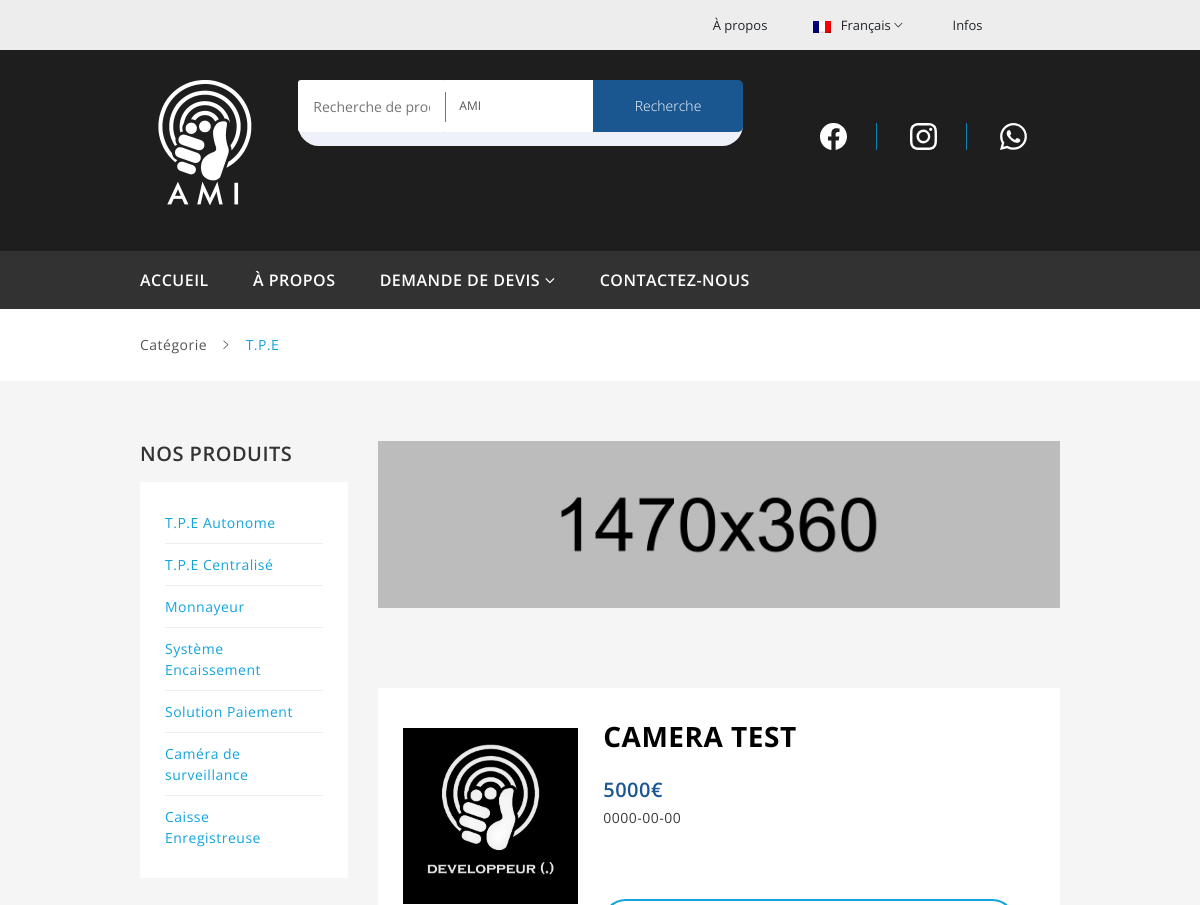
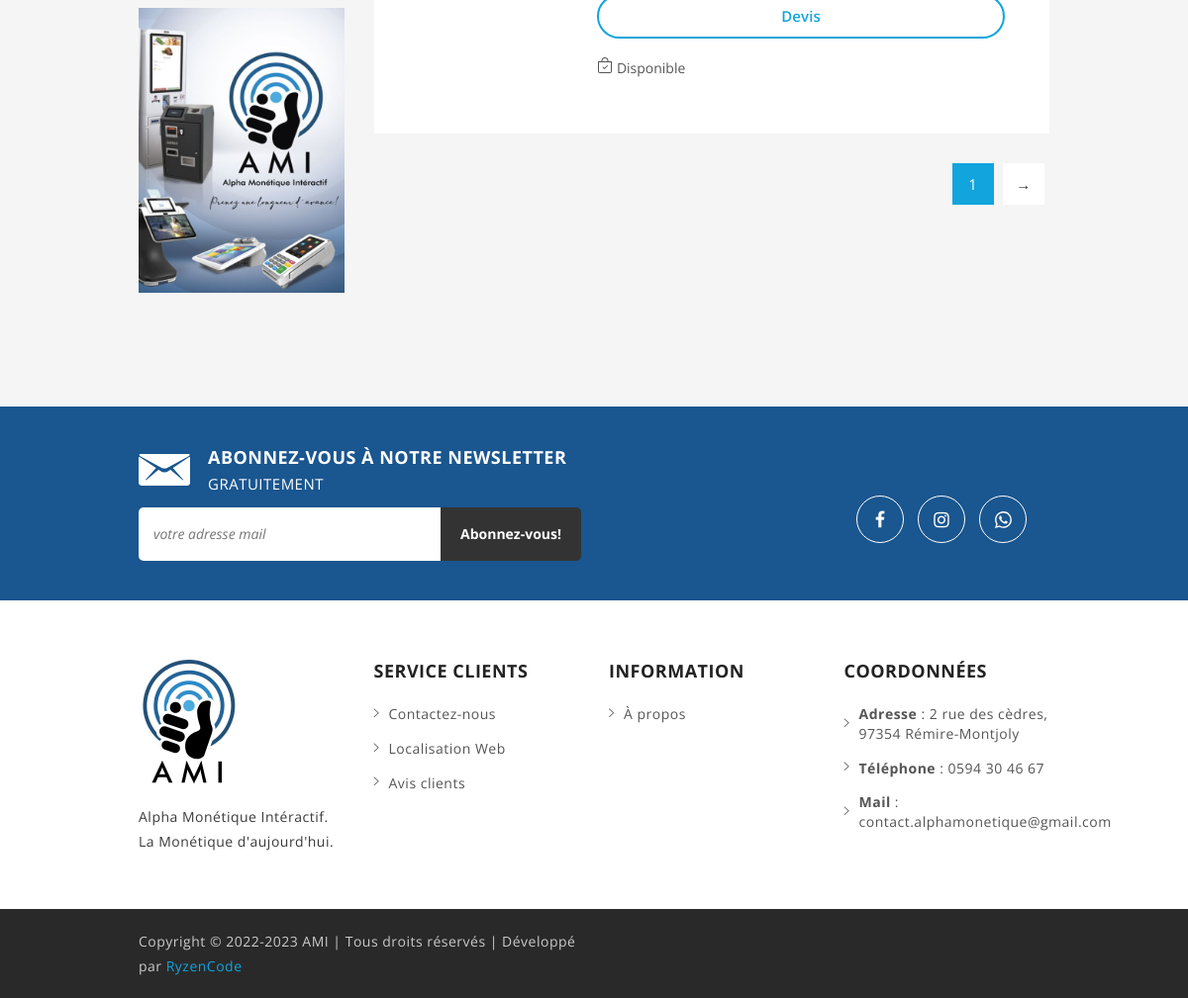
Screenshot of /camera-de-surveillance.php with the database file from the repository (2 pictures, top to bottom).
### tables this page shows
CREATE TABLE `camera` (
  `id` int(11) NOT NULL,
  `titre` varchar(255) NOT NULL,
  `contenu` date NOT NULL,
  `images_name` varchar(100) NOT NULL,
  `price` text NOT NULL
);

### camera-de-surveillance.php (the view, shortened to what this page needs)
<php ?>
    <!doctype html>
    <html class="no-js" lang="fr">
    <head>
        <link rel="stylesheet" href="http://localhost/AMI/assets/css/bootstrap.min.css">
        <link rel="stylesheet" href="http://localhost/AMI/assets/css/font-awesome.min.css">
        <link rel="stylesheet" href="http://localhost/AMI/assets/css/ionicons.min.css">
        <link rel="stylesheet" href="http://localhost/AMI/assets/css/css-plugins-call.css">
        <link rel="stylesheet" href="http://localhost/AMI/assets/css/bundle3.css">
        <link rel="stylesheet" href="http://localhost/AMI/assets/css/main6.css">
        <link rel="stylesheet" href="http://localhost/AMI/assets/css/responsive.css">
        <link rel="stylesheet" href="http://localhost/AMI/assets/css/colors.css">
    </head>
    <body>
        <div class="wrapper home-one single-product-page">
            <?php include 'includes/header.php';?>
            <div class="breadcrumbs-container">
                <div class="container">
                    <div class="row">
                        <div class="col-sm-12">
                            <nav class="woocommerce-breadcrumb">
                                <a href="">Catégorie</a>
                                <span class="separator">/</span> T.P.E
                            </nav>
                        </div>
                    </div>
                </div>
            </div>
            <div class="shop-page-wraper">
                <div class="container">
                    <div class="row">
                        <div class="col-xs-12 col-md-3 sidebar-shop">
                            <div class="sidebar-product-categori">
                                <div class="widget-title">
                                    <h3>NOS PRODUITS</h3>
                                </div>
                                <div class="widget-content">
                                    <ul class="product-categories">
                                        <li class="cat-item">
                                            <a href="http://localhost/AMI/tpe.php">T.P.E Autonome</a>
                                        </li>
                                        <li class="cat-item">
                                            <a href="http://localhost/AMI/tpe-centralise.php">T.P.E Centralisé</a>
                                        </li>
                                        <li class="cat-item">
                                            <a href="http://localhost/AMI/monnayeur.php">Monnayeur</a>
                                        </li>
                                        <li class="cat-item">
                                            <a href="http://localhost/AMI/systeme-encaissement.php">Système Encaissement</a>
                                        </li>
                                        <li class="cat-item">
                                            <a href="http://localhost/AMI/solution-paiement.php">Solution Paiement</a>
                                        </li>
                                        <li class="cat-item">
                                            <a href="http://localhost/AMI/camera-de-surveillance.php">Caméra de surveillance</a>
                                        </li>
                                        <li class="cat-item">
                                            <a href="http://localhost/AMI/caisse-enregistreuse.php">Caisse Enregistreuse</a>
                                        </li>
                                    </ul>
                                </div>
                                <div class="sidebar-single-banner">
                                    <a href="#">
                                    <img src="http://localhost/AMI/assets/images/banner/pub-side.jpg" alt="Banner">
                                    </a>
                                </div>
                            </div>
                        </div>
                        <div class="col-xs-12 col-md-9 shop-content">
                            <div class="shop-banner">
                                <img src="http://localhost/AMI/assets/images/banner/shop-category.jpg" alt="">
                            </div>
                            <div class="product-toolbar">
                                <div class="shop-page-product-area tab-content">
                                    <div id="list" class="tab-pane fade in show active">
                                        <div class="row">
                                            <?php
                                            require_once("articles/TPE/admin/includes/database.php");
                                            $req=$db->prepare('SELECT *FROM camera');
                                            $req->execute();
                                            while ($reponse=$req->fetch(PDO::FETCH_OBJ)) {?>
                                            <div class="col-sm-12">
                                                <div class="single-product-area">
                                                    <div class="product-wrapper listview">
                                                        <div class="list-col4">
                                                            <div class="product-image">
                                                                <a href="devis-achat-tpe.php">
                                                                    <img src="http://localhost/AMI/articles/TPE/admin/assets/images/<?php echo $reponse->images_name; ?>"
                                                                        alt="">
                                                                </a>
                                                            </div>
                                                        </div>
                                                        <div class="list-col8">
                                                            <div class="product-info">
                                                                <h2><a
                                                                        href="single-product.html"><?php echo $reponse->titre; ?></a>
                                                                </h2>
                                                                <span class="price">
                                                                    <?php echo $reponse->price; ?>
                                                                </span>
                                                                <div class="product-desc">
                                                                    <p><?php echo substr($reponse->contenu, 0,100); ?>
                                                                    </p>
                                                                </div>
                                                            </div>
                                                            <div class="actions-wrapper"><br><br>
                                                                <div class="add-to-cart">
                                                                    <a href="devis-achat-tpe.php">Devis</a>
                                                                </div>
                                                                <div class="star-actions">
                                                                    <ul class="actions">
                                                                        <li><a href=""> Disponible</a></li>
                                                                    </ul>
                                                                </div>
                                                            </div>
                                                        </div>
                                                    </div>
                                                </div>
                                            </div>
                                            <?php }
                                            ?>
                                        </div>
                                    </div>
                                </div>
                            </div>
                            <nav class="woocommerce-pagination">
                                <ul class="page-numbers">
                                    <li><span aria-current="page" class="page-numbers current">1</span></li>
                                    <li><a class="next page-numbers" href="#">→</a></li>
                                </ul>
                            </nav>
                        </div>
                    </div>
                </div>
            </div>
            <?php include 'includes/footer.php'; ?>
        </div>
    </body>
    </html>

### assets/css/bundle3.css (style rules this page uses)
html { font-family: 'Poppins', sans-serif; -webkit-text-size-adjust: 100%; -ms-text-size-adjust: 100%; box-sizing: border-box; }
body { font-family: 'Open Sans', sans-serif; font-weight: 400; font-style: normal; font-size: 14px; color: #555; margin: 0; letter-spacing: 0.5px; line-height: 1.5; }
.container { max-width: 1200px; width: 100%; }
h2 { font-size: 30px; margin: 25px 0; }
h3 { font-size: 22px; margin: 22px 0; }
h1, h2, h3, h4, h5, h6 { color: #222222; clear: both; font-weight: 600; line-height: 1.3; font-family: 'Open Sans', sans-serif; }
p { margin-bottom: 1.5em; color: #3a3a3a; font-size: 14px; line-height: 25px; }
article, aside, details, figcaption, figure, footer, header, main, menu, nav, section, summary { display: block; }
a { text-decoration: none; }
a, img, input { transition: all 0.3s ease 0s; }
img { border: 0; }
svg:not(:root) { overflow: hidden; }
*, *:before, *:after { box-sizing: inherit; }
body { background: #fff; }
img { height: auto; max-width: 100%; }
ul, ol { margin: 0 0 1.5em; padding: 0; }
ul { list-style: disc; }
a { background-color: transparent; color: #12A4DD; }

### assets/css/responsive.css (style rules this page uses)
@media (min-width: 1200px) and (max-width: 1600px) { .shop-page-wraper .sidebar-shop { max-width: 25%; } }
@media (min-width: 1200px) and (max-width: 1600px) { .shop-page-wraper .shop-content { flex: 75%; max-width: 75%; } }
@media (min-width: 992px) and (max-width: 1200px) { .home-one .container { max-width: 950px; } }
@media (min-width: 992px) and (max-width: 1200px) { .shop-page-wraper .sidebar-shop { max-width: 25%; } }
@media (min-width: 992px) and (max-width: 1200px) { .shop-page-wraper .shop-content { flex: 75%; max-width: 75%; } }
@media (min-width: 992px) and (max-width: 1200px) { .shop-page-product-area .single-product-area .product-wrapper.listview .list-col4 { width: 30%; } }
@media (min-width: 992px) and (max-width: 1200px) { .shop-page-product-area .single-product-area .product-wrapper.listview .list-col8 { width: 70%; } }
@media (min-width: 992px) and (max-width: 1200px) { .shop-page-product-area .listview .list-col8 .product-info { float: left; padding-right: 0; width: 100%; } }
@media (min-width: 992px) and (max-width: 1200px) { .shop-page-product-area .listview .list-col8 .actions-wrapper { border-left: 0px solid #ededed; float: right; padding: 0; width: 100%; margin-top: 20px; } }

### rows the page displays
camera: images_name (picture), titre "CAMERA TEST", price "5000€", contenu "0000-00-00"
